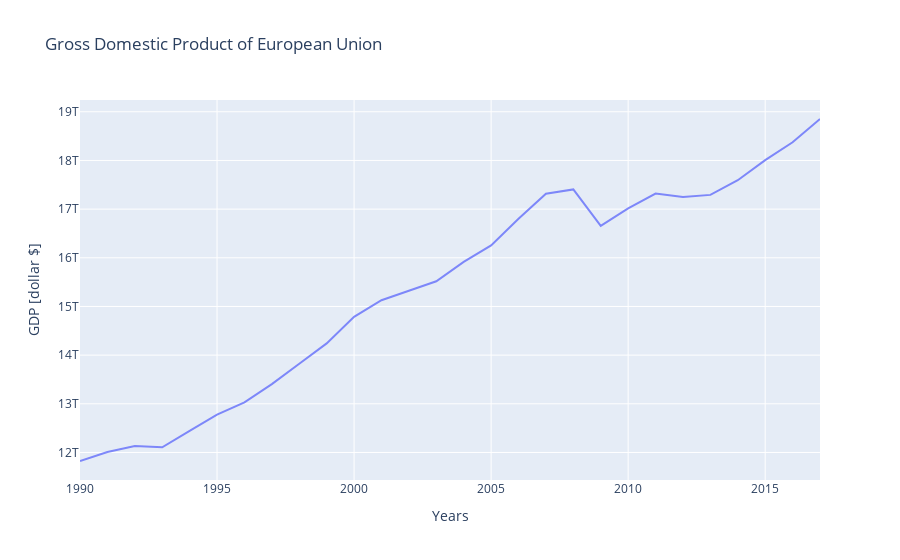

This figure's notebook cell:
### Code cell
data = [gdp]
name_columns = ["Gross domestic product GDP of European Union"]
title = "Gross Domestic Product of European Union"
y_title = "GDP [dollar $]"
visualize(data, name_columns, title, y_title, show=True)
